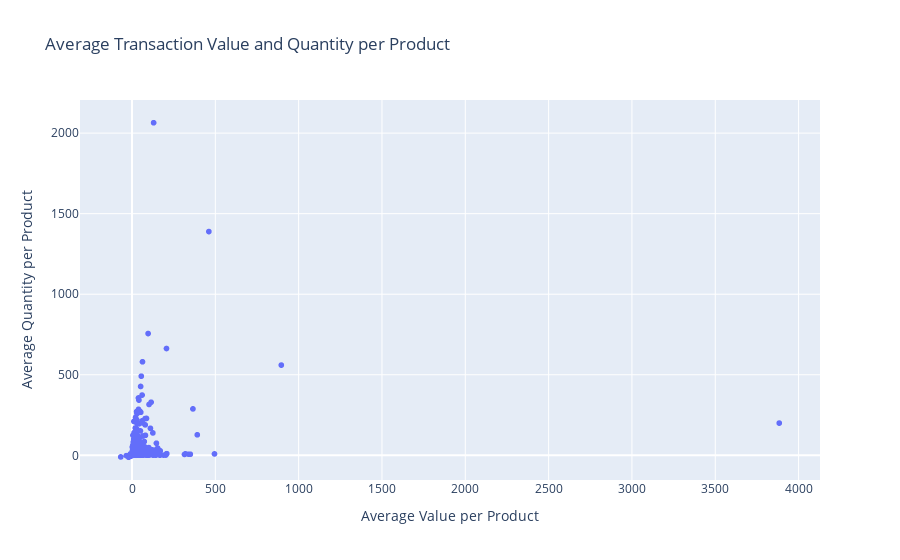

The code cell stored with this chart in its notebook:
### Markdown cell above
### 3. Analyze which **products** have higher average transaction values (`TotalPrice`) or quantities (`Quantity`)

### Code cell
# Calculate average transaction value and average quantity per product (StockCode)
mean_price_by_product = df_clean.groupby('StockCode')['TotalPrice'].mean()
mean_quantity_by_product = df_clean.groupby('StockCode')['Quantity'].mean()

# Combine into a DataFrame
df_avgtranq_product = pd.concat([mean_price_by_product, mean_quantity_by_product], axis=1)
df_avgtranq_product.columns = ['avgProductPrice', 'avgProductQuantity']

# Show top 10 products with the highest average transaction value
print("Top 10 products with the highest average transaction value:")
print(df_avgtranq_product.sort_values('avgProductPrice', ascending=False).head(10))

# Show top 10 products with the highest average quantity per transaction
print("\nTop 10 products with the highest average quantity per transaction:")
print(df_avgtranq_product.sort_values('avgProductQuantity', ascending=False).head(10))

# Plot scatter plot for average transaction value and average quantity per product
fig = px.scatter(
    df_avgtranq_product,
    x='avgProductPrice',
    y='avgProductQuantity',
    title='Average Transaction Value and Quantity per Product',
    labels={'avgProductPrice': 'Average Value per Product', 'avgProductQuantity': 'Average Quantity per Product'}
)
fig.show()

### Figure 1 — Plotly figure (JSON) as saved in the notebook; plotly's stock layout.template omitted (floating-point values rounded to 4 significant figures; data arrays with more than 128 entries replaced by an {"elided": "..."} marker saying what was removed)
{"data": [{"hovertemplate": "Average Value per Product=%{x}<br>Average Quantity per Product=%{y}<extra></extra>", "legendgroup": "", "marker": {"color": "#636efa", "symbol": "circle"}, "mode": "markers", "name": "", "showlegend": false, "type": "scattergl", "x": {"elided": "4877 float values"}, "xaxis": "x", "y": {"elided": "4877 float values"}, "yaxis": "y"}], "layout": {"legend": {"tracegroupgap": 0}, "title": {"text": "Average Transaction Value and Quantity per Product"}, "xaxis": {"anchor": "y", "domain": [0, 1], "title": {"text": "Average Value per Product"}}, "yaxis": {"anchor": "x", "domain": [0, 1], "title": {"text": "Average Quantity per Product"}}}}
